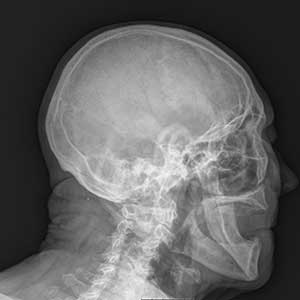
#> input picture cranio.jpg, 300 x 300 px
$ jupyter execute wf.ipynb
#> lines starting #> are read from the running program, lines starting #| are printed output that depends on the picture; after the words box and inside, x2 and y2 are one past the last pixel; in counts of white or black regions, pixels touching at a corner belong together
[cell 1]
import cv2
from matplotlib import pyplot as plt
import numpy as np

# Carrega a imagem em escala de cinza
img = cv2.imread('cranio.jpg', cv2.IMREAD_GRAYSCALE)
#> img is the input picture: shape (300, 300); min 5, max 247, mean 99.8

# Aplica blur e sharpened na imagem
blur = cv2.GaussianBlur(img, (3, 3), 0)

edges = cv2.subtract(img, blur)
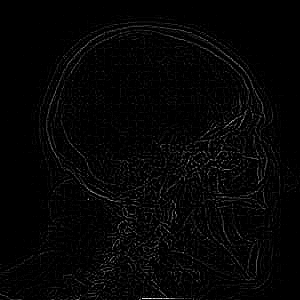
#> edges: shape (300, 300); min 0, max 38, mean 0.8; drawn with min black and max white
sharpened = cv2.addWeighted(img, 1.5, edges, 0.5, 0)
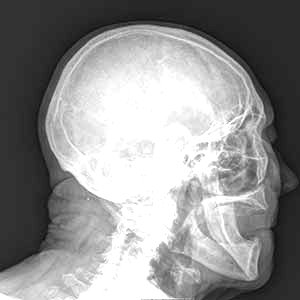
#> sharpened: shape (300, 300); min 8, max 255, mean 144.9

# Calcula o histograma da imagem
hist = cv2.calcHist([img], channels=[0], mask=None, histSize=[256], ranges=[0, 256])
#> hist = 256 values, max 6055 at index 28, min 0 at index 0, mean 351.6

# Divide o histograma em duas partes
half_hist = int(len(hist) / 2)
#> half_hist = 128
hist1 = hist[:half_hist]
#> hist1 = 128 values, max 6055 at index 28, min 0 at index 0, mean 434.8
hist2 = hist[half_hist:]
#> hist2 = 128 values, max 537 at index 47, min 0 at index 120, mean 268.3

# Encontra os picos em cada parte do histograma
idx_peak1 = np.argmax(hist1)
#> idx_peak1 = 28
idx_peak2 = np.argmax(hist2) + half_hist
#> idx_peak2 = 175

# Aplica a média entre os picos encontrados
mean_peak = int((idx_peak1 + idx_peak2) / 2)
#> mean_peak = 101

# Apply thresholding
#ret, thresh_img_sharpened = cv2.adthreshold(sharpened, 255, cv2.ADAPTIVE_THRESH_MEAN_C, cv2.THRESH_BINARY)
thresh_img_sharpened = cv2.adaptiveThreshold(sharpened, 255, cv2.ADAPTIVE_THRESH_MEAN_C, cv2.THRESH_BINARY, 17, 2)
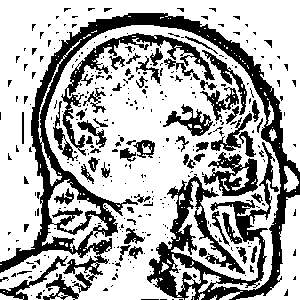
#> thresh_img_sharpened: shape (300, 300); 68.5% white; 349 black regions (282 under 20 px), largest, box (x1, y1, x2, y2) and area: (0, 13, 300, 300) 16338, (61, 33, 215, 156) 2127, (202, 152, 258, 196) 1166

# Aplica threshold para binarizacao da imagem
ret, thresh_img = cv2.threshold(img, 150, 255, cv2.THRESH_BINARY)
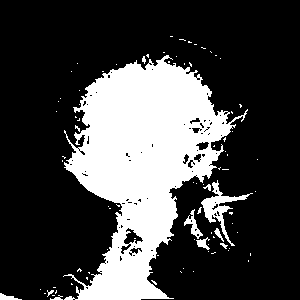
#> thresh_img: shape (300, 300); 26.2% white; 86 white regions (75 under 20 px), largest, box (x1, y1, x2, y2) and area: (63, 55, 248, 300) 22104, (201, 180, 253, 246) 727, (184, 209, 203, 239) 179

# Aplica detector de bordas canny na imagem equalizada
cannySp = cv2.Canny(sharpened, 100, 200)
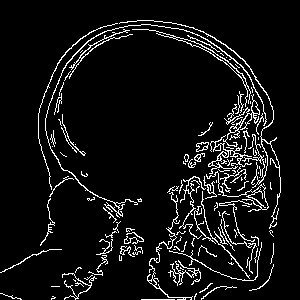
#> cannySp: shape (300, 300); 7.2% white in thin lines or dots, all inside (x1, y1, x2, y2) = (0, 20, 281, 300)
canny = cv2.Canny(img, 100, 200)
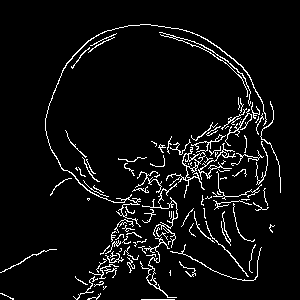
#> canny: shape (300, 300); 5.6% white in thin lines or dots, all inside (x1, y1, x2, y2) = (0, 24, 281, 300)

# Mostra as imagens original e com threshold
plt.subplot(121), plt.imshow(img, cmap='gray')
plt.title('Original image'), plt.xticks([]), plt.yticks([])
plt.subplot(122), plt.imshow(thresh_img_sharpened, cmap='gray')
plt.title('Threshold and sharpened'), plt.xticks([]), plt.yticks([])
plt.show()

# Mostra as imagens Sharpened e Canny
plt.subplot(121), plt.imshow(sharpened, cmap='gray')
plt.title('Sharpened image'), plt.xticks([]), plt.yticks([])
plt.subplot(122), plt.imshow(canny, cmap='gray')
plt.title('Canny image'), plt.xticks([]), plt.yticks([])
plt.show()

$ run again, with Lady-Gaga.jpg copied over cranio.jpg
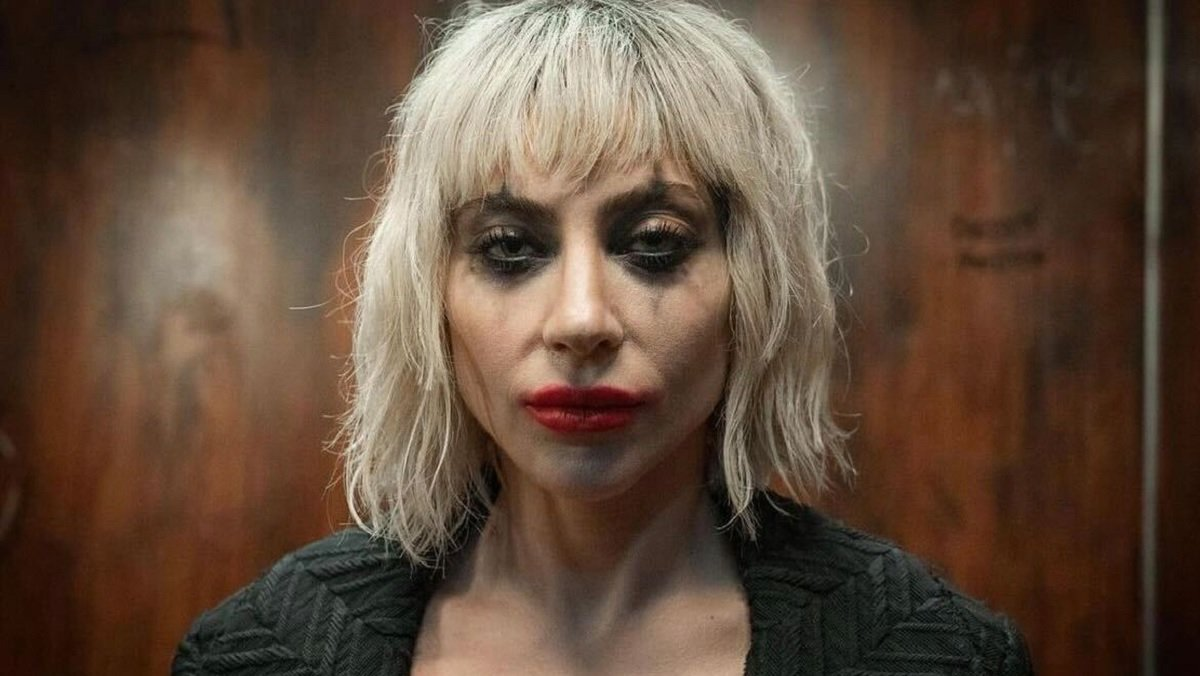
#> input picture Lady-Gaga.jpg, 1200 x 676 px
#> hist = 256 values, max 10592 at index 41, min 0 at index 251, mean 3168.8
#> half_hist = 128
#> hist1 = 128 values, max 10592 at index 41, min 14 at index 1, mean 5186.5
#> hist2 = 128 values, max 2514 at index 7, min 0 at index 123, mean 1151
#> idx_peak1 = 41
#> idx_peak2 = 135
#> mean_peak = 88
#> `thresh_img_sharpened = cv2.adaptiveThreshold(sharpened, 255, cv2.ADAPT..`:
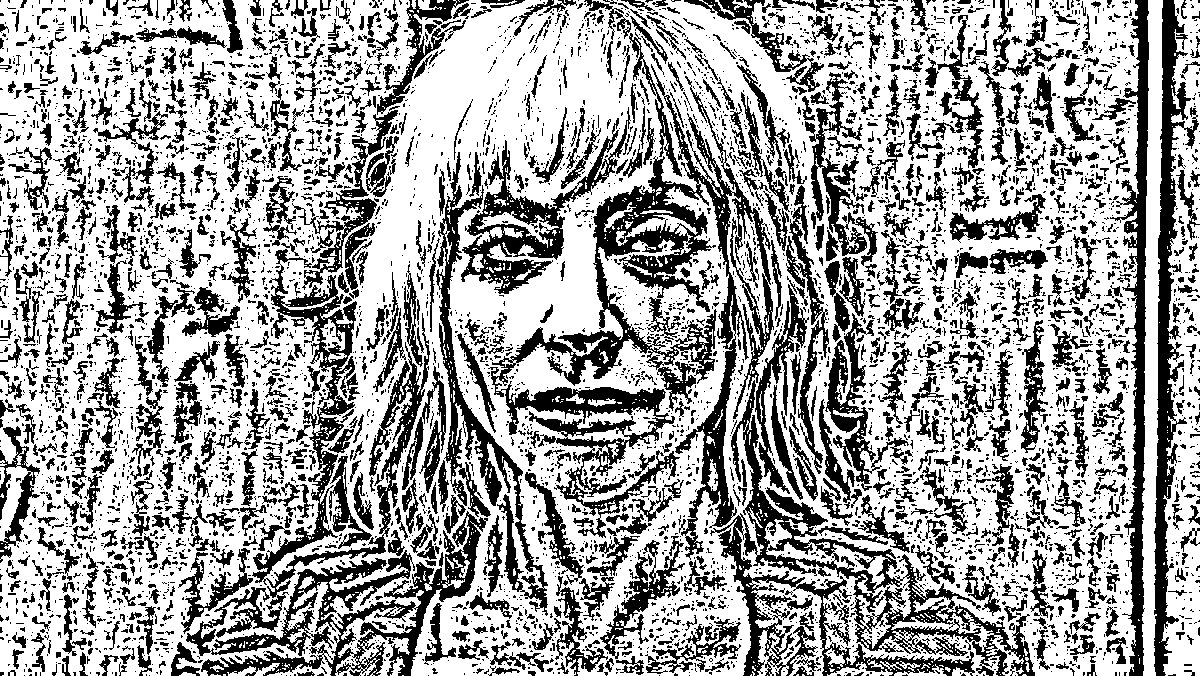
#> thresh_img_sharpened: shape (676, 1200); 64.7% white; 5767 black regions (4536 under 20 px), largest, box (x1, y1, x2, y2) and area: (488, 64, 782, 560) 29716, (186, 249, 488, 676) 23451, (710, 380, 1035, 676) 17703
#> thresh_img: shape (676, 1200); 11.7% white; 441 white regions (412 under 20 px), largest, box (x1, y1, x2, y2) and area: (336, 0, 817, 536) 69012, (450, 194, 657, 357) 12168, (170, 192, 235, 285) 3704
#> cannySp: shape (676, 1200); 5.2% white in thin lines or dots, all inside (x1, y1, x2, y2) = (171, 0, 1164, 676)
#> `canny = cv2.Canny(img, 100, 200)`:
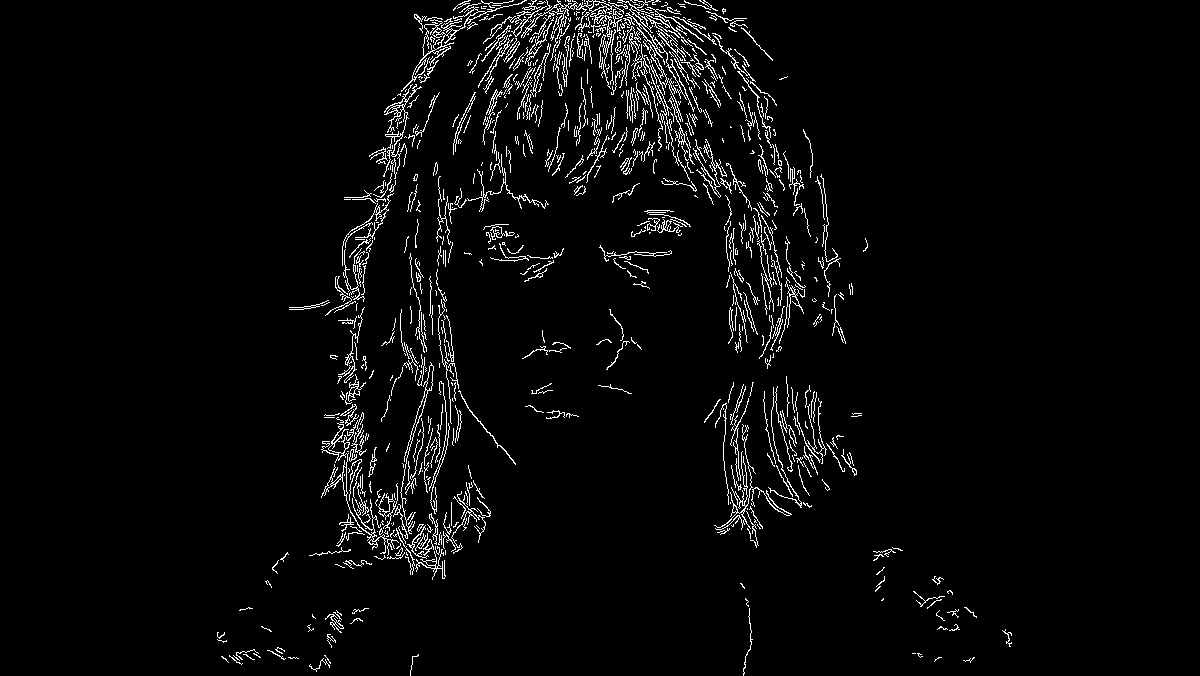
#> canny: shape (676, 1200); 3.4% white in thin lines or dots, all inside (x1, y1, x2, y2) = (217, 0, 1012, 676)

$ run again, with Radiografia.jpg copied over cranio.jpg
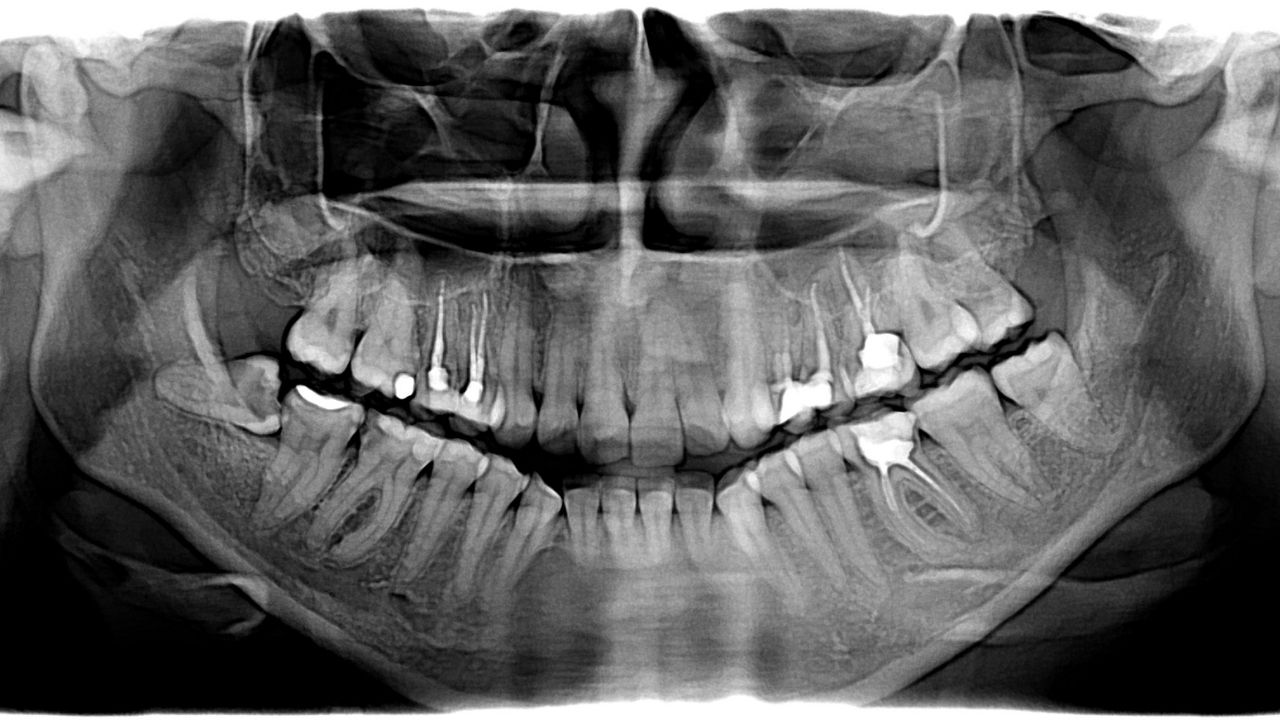
#> input picture Radiografia.jpg, 1280 x 720 px
#> img is the input picture: shape (720, 1280); min 0, max 255, mean 95.6
#> hist = 256 values, max 71389 at index 0, min 274 at index 244, mean 3600
#> half_hist = 128
#> hist1 = 128 values, max 71389 at index 0, min 2845 at index 9, mean 4942.1
#> hist2 = 128 values, max 28848 at index 127, min 274 at index 116, mean 2257.9
#> idx_peak1 = 0
#> idx_peak2 = 255
#> mean_peak = 127
#> `thresh_img_sharpened = cv2.adaptiveThreshold(sharpened, 255, cv2.ADAPT..`:
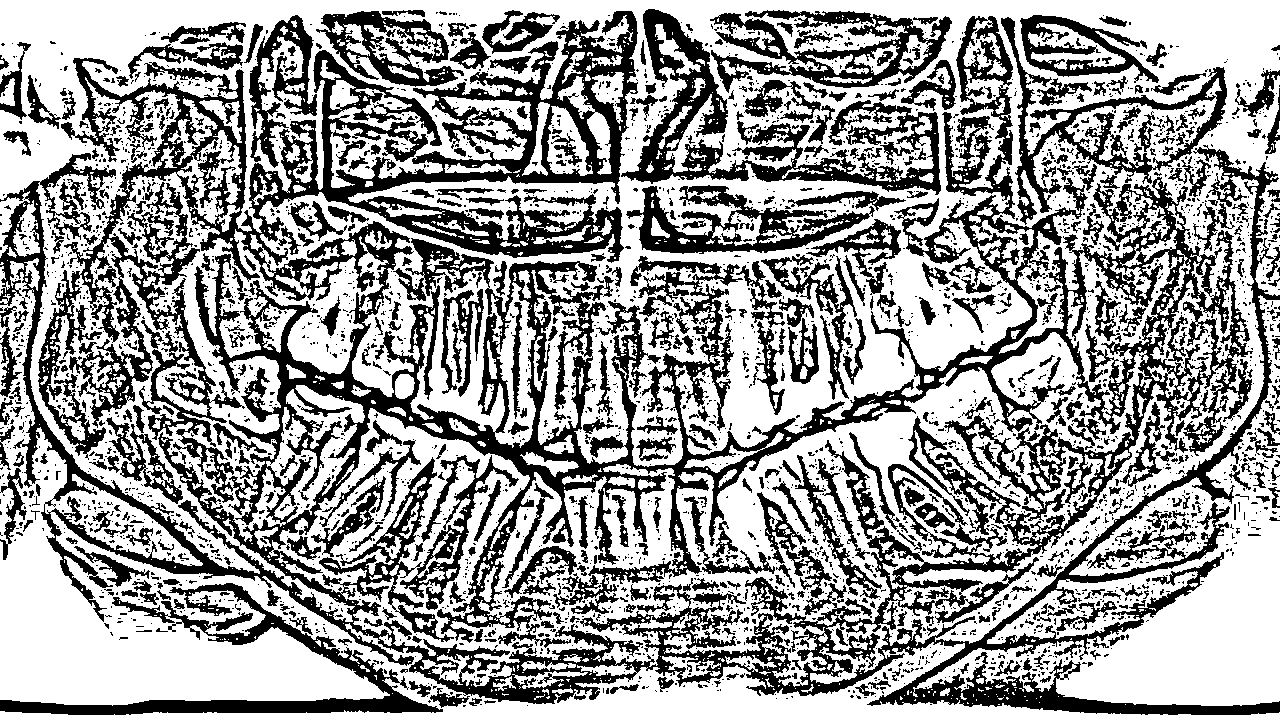
#> thresh_img_sharpened: shape (720, 1280); 61.2% white; 3271 black regions (2740 under 20 px), largest, box (x1, y1, x2, y2) and area: (0, 11, 1280, 715) 216896, (621, 9, 941, 195) 13818, (0, 583, 443, 715) 9842
#> thresh_img: shape (720, 1280); 18.9% white; 749 white regions (627 under 20 px), largest, box (x1, y1, x2, y2) and area: (0, 0, 1280, 234) 53189, (683, 371, 1025, 640) 22955, (0, 667, 1280, 720) 18311
#> cannySp: shape (720, 1280); 8.3% white in thin lines or dots
#> `canny = cv2.Canny(img, 100, 200)`:
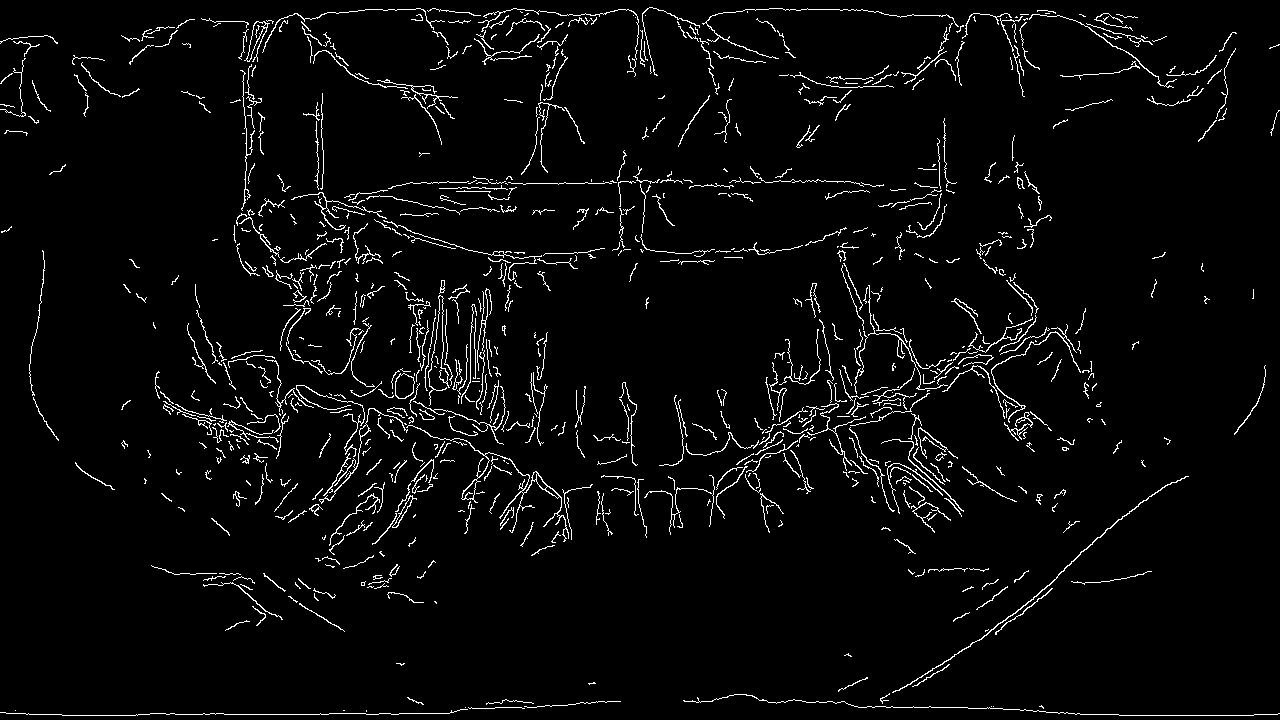
#> canny: shape (720, 1280); 3.7% white in thin lines or dots
